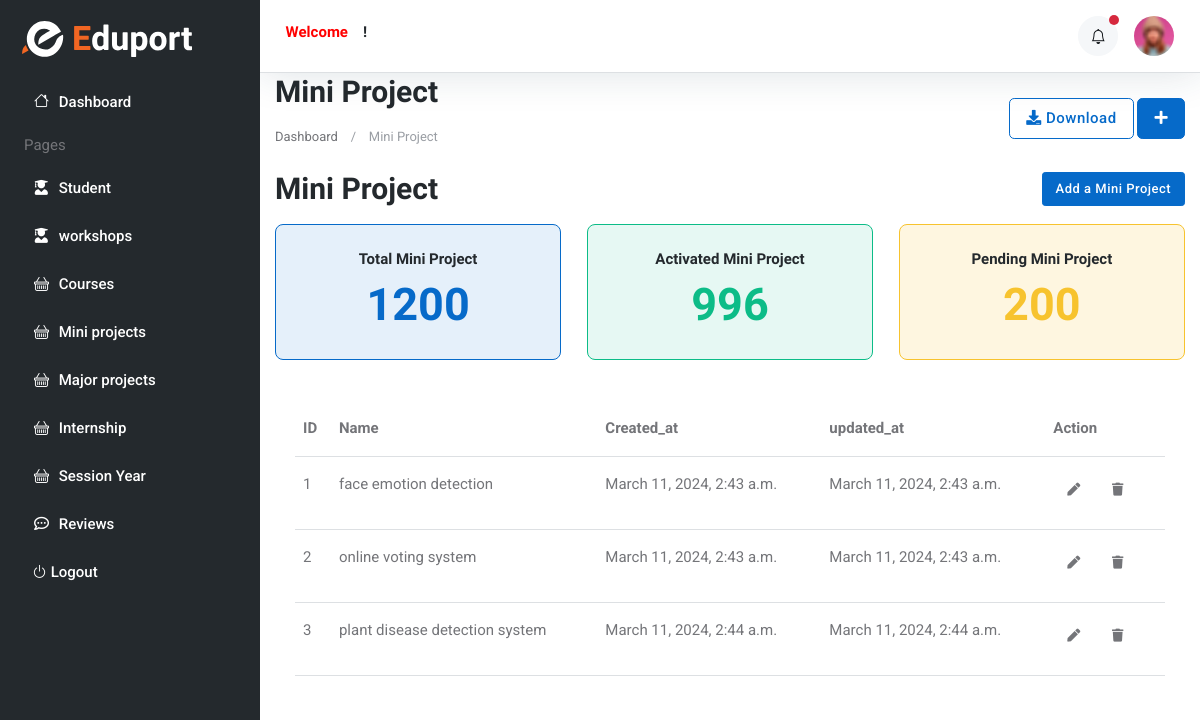
Page /College/MiniProject/View on the committed database.
### instructor/models.py (models this page shows, shortened)
class Mini_Project(models.Model):
    mini_project_name = models.CharField(max_length=100)
    created_at = models.DateTimeField(auto_now_add=True)
    updated_at = models.DateTimeField(auto_now=True)

### instructor/views.py (the view)
# urls.py: path('College/MiniProject/View',views.VIEW_MINI_PROJECT,name='view_mini_project'),
def VIEW_MINI_PROJECT(request):
    mini_project = Mini_Project.objects.all()
    context = {
        'mini_project':mini_project,
    }
    return render(request,'view_mini_project.html',context)

### templates/view_mini_project.html (shortened to what this page needs)
{% extends 'base.html' %}
{% block content %}
{% load static %}
<div class="content container-fluid">
   <div class="page-header">
      <div class="row align-items-center">
         <div class="col">
            <h3 class="page-title">Mini Project</h3>
            <ul class="breadcrumb">
               <li class="breadcrumb-item"><a href="index.html">Dashboard</a></li>
               <li class="breadcrumb-item active">Mini Project</li>
            </ul>
         </div>
         <div class="col-auto text-right float-right ml-auto">
            <a href="#" class="btn btn-outline-primary mr-2"><i class="fas fa-download"></i> Download</a>
            <a href="add_course.html" class="btn btn-primary"><i class="fas fa-plus"></i></a>
         </div>
      </div>
   </div>
		<div class="row mb-3">
			<div class="col-12 d-sm-flex justify-content-between align-items-center">
				<h1 class="h3 mb-2 mb-sm-0">Mini Project</h1>
				<a href="{% url 'add_mini_project' %}" class="btn btn-sm btn-primary mb-0">Add a Mini Project</a>
			</div>
		</div>
		<div class="row g-4 mb-4">
			<div class="col-sm-6 col-lg-4">
				<div class="text-center p-4 bg-primary bg-opacity-10 border border-primary rounded-3">
					<h6>Total Mini Project</h6>
					<h2 class="mb-0 fs-1 text-primary">1200</h2>
				</div>
			</div>
			<div class="col-sm-6 col-lg-4">
				<div class="text-center p-4 bg-success bg-opacity-10 border border-success rounded-3">
					<h6>Activated Mini Project</h6>
					<h2 class="mb-0 fs-1 text-success">996</h2>
				</div>
			</div>
			<div class="col-sm-6 col-lg-4">
				<div class="text-center p-4  bg-warning bg-opacity-15 border border-warning rounded-3">
					<h6>Pending Mini Project</h6>
					<h2 class="mb-0 fs-1 text-warning">200</h2>
				</div>
			</div>
		</div>
   <div class="row">
      <div class="col-sm-12">
         <div class="card card-table">
            <div class="card-body">
               <div class="table-responsive">
                  <table id="table_id" class="table table-hover table-center mb-0">
                     <thead>
                        <tr>
                           <th>ID</th>
                           <th>Name</th>
                           <th>Created_at</th>
                           <th>updated_at</th>
                           <th class="text-right">Action</th>
                        </tr>
                     </thead>
                     <tbody>
                        {% for i in mini_project %}
                        <tr>
                           <td>{{i.id}}</td>
                           <td>{{i.mini_project_name}}</td>
                           <td>{{i.created_at}}</td>
                           <td>{{i.updated_at}}</td>
                           <td class="text-right">
                              <div class="actions">
                                <a href="{% url 'edit_mini_project' i.id %}" class="btn btn-sm bg-success-light mr-2">
                                    <i class="fas fa-pen"></i>
                                </a>
                                 <a href="{% url 'delete_mini_project' i.id %}" class="btn btn-sm bg-danger-light">
                                 <i class="fas fa-trash"></i>
                                 </a>
                              </div>
                           </td>
                        </tr>
                        {% endfor %}
                     </tbody>
                  </table>
               </div>
            </div>
         </div>
      </div>
   </div>
</div>
{% endblock %}

### rows in the picture
Mini_Project: id "1", mini_project_name "face emotion detection", created_at "March 11, 2024, 2:43 a.m.", updated_at "March 11, 2024, 2:43 a.m."
Mini_Project: id "2", mini_project_name "online voting system", created_at "March 11, 2024, 2:43 a.m.", updated_at "March 11, 2024, 2:43 a.m."
Mini_Project: id "3", mini_project_name "plant disease detection system", created_at "March 11, 2024, 2:44 a.m.", updated_at "March 11, 2024, 2:44 a.m."
